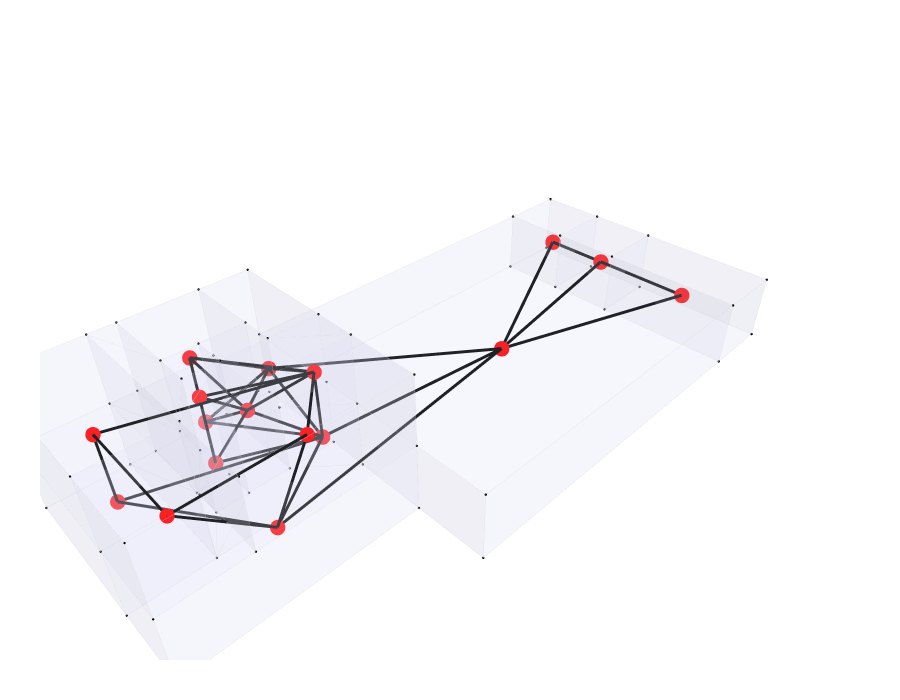

The cell this chart's notebook holds for it:
### Markdown cell above
## 12. Show the geometry and the graph

### Code cell
Topology.Show(
    cc,
    g1,

    vertexSizeKey="size",
    vertexColorKey="color",
    edgeWidthKey="width",
    edgeColorKey="color",

    faceOpacity=0.15,
    faceColor=[220,220,245],

    edgeWidth=0.5,
    edgeColor="lightgray",

    backgroundColor="white",
    width=900,
    height=700,
    renderer=renderer
)

### Figure 1 — Plotly figure (JSON) as saved in the notebook; plotly's stock layout.template omitted (floating-point values rounded to 4 significant figures; data arrays with more than 128 entries replaced by an {"elided": "..."} marker saying what was removed)
{"data": [{"customdata": ["", "", "", "", "", "", "", "", "", "", "", "", "", "", "", "", "", "", "", "", "", "", "", "", "", "", "", "", "", "", "", "", "", "", "", "", "", "", "", "", "", "", "", "", "", "", "", "", "", "", "", "", "", "", "", "", "", "", "", "", "", "", "", "", "", "", "", "", "", "", ""], "hoverinfo": "text", "hovertemplate": ["Click ", "Click ", "Click ", "Click ", "Click ", "Click ", "Click ", "Click ", "Click ", "Click ", "Click ", "Click ", "Click ", "Click ", "Click ", "Click ", "Click ", "Click ", "Click ", "Click ", "Click ", "Click ", "Click ", "Click ", "Click ", "Click ", "Click ", "Click ", "Click ", "Click ", "Click ", "Click ", "Click ", "Click ", "Click ", "Click ", "Click ", "Click ", "Click ", "Click ", "Click ", "Click ", "Click ", "Click ", "Click ", "Click ", "Click ", "Click ", "Click ", "Click ", "Click ", "Click ", "Click ", "Click ", "Click ", "Click ", "Click ", "Click ", "Click ", "Click ", "Click ", "Click ", "Click ", "Click ", "Click ", "Click ", "Click ", "Click ", "Click ", "Click ", "Click "], "hovertext": ["", "", "", "", "", "", "", "", "", "", "", "", "", "", "", "", "", "", "", "", "", "", "", "", "", "", "", "", "", "", "", "", "", "", "", "", "", "", "", "", "", "", "", "", "", "", "", "", "", "", "", "", "", "", "", "", "", "", "", "", "", "", "", "", "", "", "", "", "", "", ""], "legendgroup": "1", "legendrank": 1, "marker": {"color": ["#000000", "#000000", "#000000", "#000000", "#000000", "#000000", "#000000", "#000000", "#000000", "#000000", "#000000", "#000000", "#000000", "#000000", "#000000", "#000000", "#000000", "#000000", "#000000", "#000000", "#000000", "#000000", "#000000", "#000000", "#000000", "#000000", "#000000", "#000000", "#000000", "#000000", "#000000", "#000000", "#000000", "#000000", "#000000", "#000000", "#000000", "#000000", "#000000", "#000000", "#000000", "#000000", "#000000", "#000000", "#000000", "#000000", "#000000", "#000000", "#000000", "#000000", "#000000", "#000000", "#000000", "#000000", "#000000", "#000000", "#000000", "#000000", "#000000", "#000000", "#000000", "#000000", "#000000", "#000000", "#000000", "#000000", "#000000", "#000000", "#000000", "#000000", "#000000"], "line": {"width": 0}, "opacity": 1, "size": [2.8, 2.8, 2.8, 2.8, 2.8, 2.8, 2.8, 2.8, 2.8, 2.8, 2.8, 2.8, 2.8, 2.8, 2.8, 2.8, 2.8, 2.8, 2.8, 2.8, 2.8, 2.8, 2.8, 2.8, 2.8, 2.8, 2.8, 2.8, 2.8, 2.8, 2.8, 2.8, 2.8, 2.8, 2.8, 2.8, 2.8, 2.8, 2.8, 2.8, 2.8, 2.8, 2.8, 2.8, 2.8, 2.8, 2.8, 2.8, 2.8, 2.8, 2.8, 2.8, 2.8, 2.8, 2.8, 2.8, 2.8, 2.8, 2.8, 2.8, 2.8, 2.8, 2.8, 2.8, 2.8, 2.8, 2.8, 2.8, 2.8, 2.8, 2.8], "sizemode": "diameter", "symbol": "circle"}, "mode": "markers", "name": "1: Untitled (Vertices)", "showlegend": false, "text": ["", "", "", "", "", "", "", "", "", "", "", "", "", "", "", "", "", "", "", "", "", "", "", "", "", "", "", "", "", "", "", "", "", "", "", "", "", "", "", "", "", "", "", "", "", "", "", "", "", "", "", "", "", "", "", "", "", "", "", "", "", "", "", "", "", "", "", "", "", "", ""], "type": "scatter3d", "x": [-2.8, 0, 0, -2.8, -2.8, -2.8, -2.8, 0, 0, 0, -2.8, -2.8, -2.8, -2.8, 0, 21, 21, 21, 21, 0, 0, 0, 0, 0, 0, 21, 21, 21, 21, -5.2, -5.2, -8.4, -7, -7, -8.4, -7, -7, -8.4, -8.4, -7, -7, -5.2, -5.2, -5.2, -5.2, -7, -7, 0, -7, -8.4, -8.4, 25.2, 25.2, 25.2, 25.2, 25.2, 25.2, 25.2, 25.2, -12.6, -12.6, -12.6, -8.4, -12.6, -12.6, -12.6, 0, -8.4, -12.6, -12.6, -12.6], "y": [16.8, 16.8, 10.8, 10.8, 12.6, 16.8, 16.8, 16.8, 16.8, 10.8, 10.8, 12.6, 12.6, 10.8, 10.8, 16.8, 12.6, 8.4, 0, 0, 4.2, 8.4, 8.4, 4.2, 0, 0, 8.4, 12.6, 16.8, 10.8, 10.8, 8.4, 10.8, 10.8, 8.4, 12.6, 12.6, 16.8, 16.8, 16.8, 16.8, 12.6, 12.6, 12.6, 10.8, 16.8, 12.6, 8.4, 10.8, 8.4, 16.8, 16.8, 12.6, 16.8, 12.6, 8.4, 8.4, 0, 0, 8.4, 4.2, 8.4, 4.2, 4.2, 16.8, 16.8, 4.2, 4.2, 16.8, 8.4, 4.2], "z": [0, 0, 0, 0, 0, 4, 8, 8, 4, 4, 4, 4, 8, 8, 8, 0, 0, 0, 0, 0, 0, 0, 4, 4, 4, 4, 4, 4, 4, 0, 4, 0, 4, 0, 4, 4, 0, 0, 4, 4, 0, 0, 4, 8, 8, 8, 8, 8, 8, 8, 8, 0, 0, 4, 4, 0, 4, 0, 4, 0, 0, 4, 4, 4, 0, 4, 8, 8, 8, 8, 8]}, {"hoverinfo": "text", "hovertext": [], "legendgroup": "2", "legendrank": 2, "line": {"color": "#D3D3D3", "dash": "solid", "width": 0.5}, "marker": {"color": "#D3D3D3", "size": 0.125, "symbol": "circle"}, "mode": "markers+lines", "name": "1: Untitled (Edges)", "showlegend": false, "text": [], "type": "scatter3d", "x": {"elided": "468 float values"}, "y": {"elided": "468 float values"}, "z": {"elided": "468 int values"}}, {"cmax": 1, "cmin": 0, "color": "#DCDCF5", "colorscale": [[0, "#440154"], [0.1111, "#482878"], [0.2222, "#3e4989"], [0.3333, "#31688e"], [0.4444, "#26828e"], [0.5556, "#1f9e89"], [0.6667, "#35b779"], [0.7778, "#6ece58"], [0.8889, "#b5de2b"], [1, "#fde725"]], "flatshading": true, "hoverinfo": "text", "hovertext": "", "i": {"elided": "212 int values"}, "j": {"elided": "212 int values"}, "k": {"elided": "212 int values"}, "legendgroup": "3", "legendrank": 3, "lighting": {"facenormalsepsilon": 0}, "name": "1: Untitled (Faces)", "opacity": 0.15, "showlegend": false, "showscale": false, "text": "", "type": "mesh3d", "x": [-2.8, 0, -2.8, 0, -2.8, 0, -2.8, 0, -2.8, 0, -2.8, -2.8, -2.8, -2.8, 0, 0, 21, 21, 0, 0, 21, 21, 0, 21, 0, 0, 21, 21, 21, -5.2, -5.2, -8.4, -7, -7, -8.4, -7, -7, -8.4, -8.4, -7, -7, -5.2, -5.2, -5.2, -5.2, -7, -7, 0, -7, -8.4, -8.4, 25.2, 25.2, 25.2, 25.2, 25.2, 25.2, 25.2, 25.2, -12.6, -12.6, -12.6, -8.4, -12.6, -12.6, -12.6, 0, -8.4, -12.6, -12.6, -12.6], "y": [12.6, 10.8, 10.8, 16.8, 16.8, 16.8, 16.8, 16.8, 16.8, 10.8, 10.8, 10.8, 12.6, 12.6, 10.8, 4.2, 8.4, 0, 0, 8.4, 12.6, 16.8, 8.4, 0, 4.2, 0, 8.4, 12.6, 16.8, 10.8, 10.8, 8.4, 10.8, 10.8, 8.4, 12.6, 12.6, 16.8, 16.8, 16.8, 16.8, 12.6, 12.6, 12.6, 10.8, 16.8, 12.6, 8.4, 10.8, 8.4, 16.8, 16.8, 12.6, 16.8, 12.6, 8.4, 8.4, 0, 0, 4.2, 8.4, 8.4, 4.2, 4.2, 16.8, 16.8, 4.2, 4.2, 16.8, 8.4, 4.2], "z": [0, 0, 0, 0, 0, 4, 4, 8, 8, 4, 4, 8, 8, 4, 8, 0, 0, 0, 0, 0, 0, 0, 4, 4, 4, 4, 4, 4, 4, 4, 0, 0, 4, 0, 4, 4, 0, 4, 0, 4, 0, 0, 4, 8, 8, 8, 8, 8, 8, 8, 8, 0, 0, 4, 4, 0, 4, 0, 4, 0, 0, 4, 4, 4, 0, 4, 8, 8, 8, 8, 8]}, {"hoverinfo": "text", "hovertext": [], "legendgroup": "6", "legendrank": 6, "line": {"color": "#000000", "dash": "solid", "width": 6}, "marker": {"color": "#000000", "size": 1.5, "symbol": "circle"}, "mode": "markers+lines", "name": "2: Untitled Graph (Edges)", "showlegend": false, "text": [], "type": "scatter3d", "x": [-4.9, -6.1, null, -1.4, -4.9, null, -4.9, -4.9, null, -4, -4.9, null, -4.9, -1.4, null, -6.1, -6.1, null, -4, -6.1, null, -1.4, -6.1, null, -1.4, -10.5, null, -10.5, -10.5, null, -6.3, -10.5, null, -4, -6.1, null, -1.4, -4, null, -1.4, -4, null, -4, -4.9, null, -4, -1.4, null, -4.9, -6.1, null, -1.4, -4.9, null, -1.4, -4.9, null, -1.4, -6.1, null, -1.4, -1.4, null, -1.4, -6.3, null, 10.5, -1.4, null, -1.4, -1.4, null, -1.4, 10.5, null, 10.5, 23.1, null, 10.5, 23.1, null, 10.5, -6.3, null, 10.5, 23.1, null, -6.3, -4.2, null, -6.3, -10.5, null, 23.1, 23.1, null, 23.1, 23.1, null, -1.4, -4.2, null, -1.4, -1.4, null, -1.4, -10.5, null, -4.2, -10.5, null, -10.5, -10.5, null], "y": [14.7, 11.7, null, 13.8, 14.7, null, 14.7, 14.7, null, 11.7, 14.7, null, 14.7, 9.6, null, 11.7, 11.7, null, 11.7, 11.7, null, 9.6, 11.7, null, 9.6, 12.6, null, 12.6, 12.6, null, 6.3, 12.6, null, 11.7, 11.7, null, 9.6, 11.7, null, 13.8, 11.7, null, 11.7, 14.7, null, 11.7, 9.6, null, 14.7, 11.7, null, 9.6, 14.7, null, 13.8, 14.7, null, 9.6, 11.7, null, 13.8, 9.6, null, 9.6, 6.3, null, 8.4, 9.6, null, 9.6, 9.6, null, 13.8, 8.4, null, 8.4, 4.2, null, 8.4, 10.5, null, 8.4, 6.3, null, 8.4, 14.7, null, 6.3, 6.3, null, 6.3, 6.3, null, 10.5, 4.2, null, 14.7, 10.5, null, 9.6, 6.3, null, 13.8, 9.6, null, 9.6, 12.6, null, 6.3, 6.3, null, 12.6, 6.3, null], "z": [6, 6, null, 4, 6, null, 2, 6, null, 4, 6, null, 6, 6, null, 2, 6, null, 4, 6, null, 6, 6, null, 2, 2, null, 2, 6, null, 2, 2, null, 4, 2, null, 2, 4, null, 4, 4, null, 4, 2, null, 4, 6, null, 2, 2, null, 2, 2, null, 4, 2, null, 2, 2, null, 4, 2, null, 2, 2, null, 2, 2, null, 2, 6, null, 4, 2, null, 2, 2, null, 2, 2, null, 2, 2, null, 2, 2, null, 2, 6, null, 2, 6, null, 2, 2, null, 2, 2, null, 6, 6, null, 4, 6, null, 6, 6, null, 6, 6, null, 6, 6, null]}, {"customdata": ["", "", "", "", "", "", "", "", "", "", "", "", "", "", "", "", ""], "hoverinfo": "text", "hovertemplate": ["Click ", "Click ", "Click ", "Click ", "Click ", "Click ", "Click ", "Click ", "Click ", "Click ", "Click ", "Click ", "Click ", "Click ", "Click ", "Click ", "Click "], "hovertext": ["", "", "", "", "", "", "", "", "", "", "", "", "", "", "", "", ""], "legendgroup": "5", "legendrank": 5, "marker": {"color": ["#FF0000", "#FF0000", "#FF0000", "#FF0000", "#FF0000", "#FF0000", "#FF0000", "#FF0000", "#FF0000", "#FF0000", "#FF0000", "#FF0000", "#FF0000", "#FF0000", "#FF0000", "#FF0000", "#FF0000"], "line": {"width": 0}, "opacity": 1, "size": [18, 18, 18, 18, 18, 18, 18, 18, 18, 18, 18, 18, 18, 18, 18, 18, 18], "sizemode": "diameter", "symbol": "circle"}, "mode": "markers", "name": "2: Untitled Graph (Vertices)", "showlegend": false, "text": ["", "", "", "", "", "", "", "", "", "", "", "", "", "", "", "", ""], "type": "scatter3d", "x": [-4.9, -6.1, -10.5, -4, -4.9, -1.4, 10.5, -6.3, 23.1, -1.4, -1.4, -10.5, -6.1, -10.5, 23.1, -4.2, 23.1], "y": [14.7, 11.7, 12.6, 11.7, 14.7, 9.6, 8.4, 6.3, 10.5, 9.6, 13.8, 6.3, 11.7, 12.6, 4.2, 6.3, 14.7], "z": [6, 6, 2, 4, 2, 2, 2, 2, 2, 6, 4, 6, 2, 6, 2, 6, 2]}], "layout": {"autosize": true, "height": 700, "margin": {"b": 40, "l": 40, "r": 40, "t": 40}, "paper_bgcolor": "#FFFFFF", "plot_bgcolor": "#FFFFFF", "scene": {"aspectmode": "data", "camera": {"center": {"x": 0, "y": 0, "z": 0}, "eye": {"x": -1.25, "y": -1.25, "z": 1.25}, "projection": {"type": "perspective"}, "up": {"x": 0, "y": 0, "z": 1}}, "xaxis": {"visible": false}, "yaxis": {"visible": false}, "zaxis": {"visible": false}}, "showlegend": true, "width": 900, "xaxis": {"showgrid": false, "visible": false, "zeroline": false}, "yaxis": {"showgrid": false, "visible": false, "zeroline": false}}}
